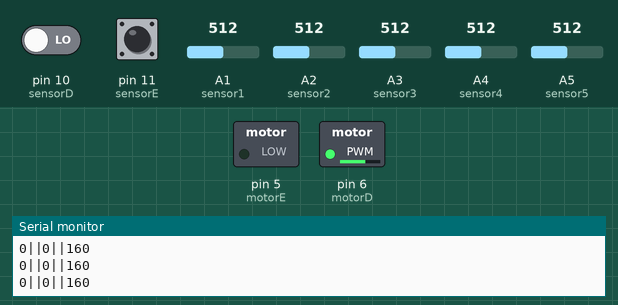
Recording of a sketch running on a simulated Arduino Uno, built with avr-gcc and run on an emulated ATmega328P. On the bench: switched loads named in the sketch (green lamp = pin HIGH), the last lines printed to the serial monitor. The inputs (shaded band) are chosen by the test bench; at power-on: A3 (sensor3) = 512, A4 (sensor4) = 512, pin 11 (sensorE) LOW, pin 10 (sensorD) LOW, A1 (sensor1) = 512, A2 (sensor2) = 512, A5 (sensor5) = 512.

Above: at 1.2 s.
1.3 s: A3 (sensor3) set to 487
At 1.6 s:
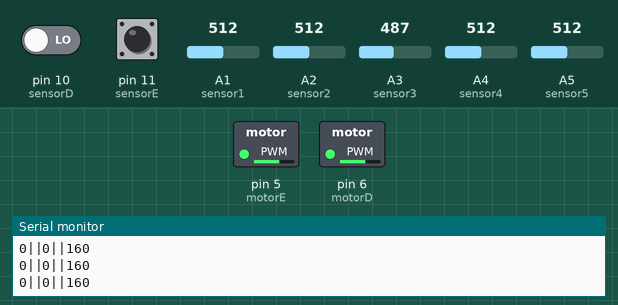
2.8 s: A4 (sensor4) set to 484
At 3.9 s:
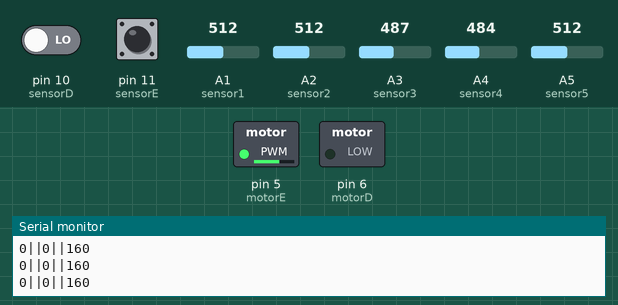
4.3 s: A4 (sensor4) set to 510
At 5.0 s:
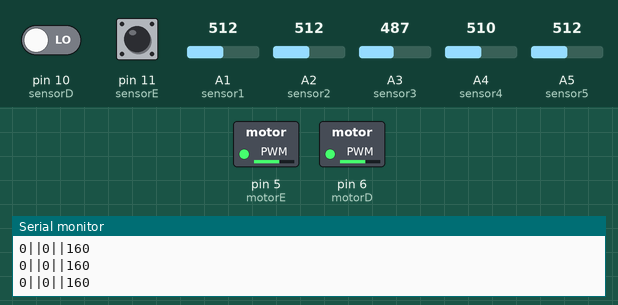
7.3 s: A4 (sensor4) set to 490
At 8.4 s:
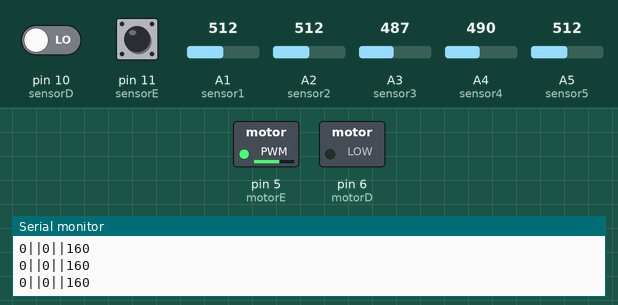
10.3 s: pin 11 (sensorE) pulsed HIGH 2 times (0.12 s each, 0.3 s apart)
At 11.3 s:
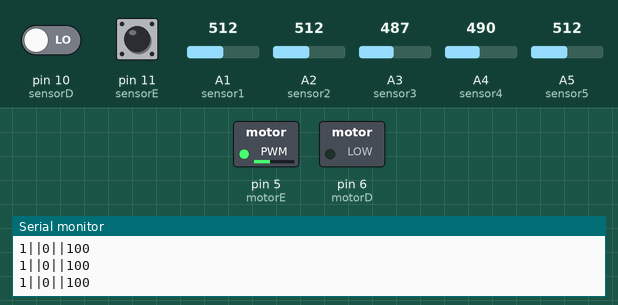
12.4 s: A4 (sensor4) set to 716
At 13.5 s:
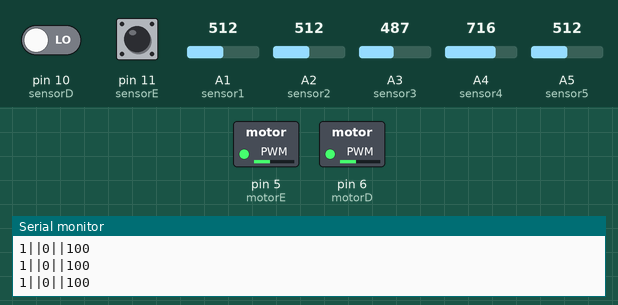
Timing chart, 0 to 14.9 s (numbered marks = the images above; inputs shaded):
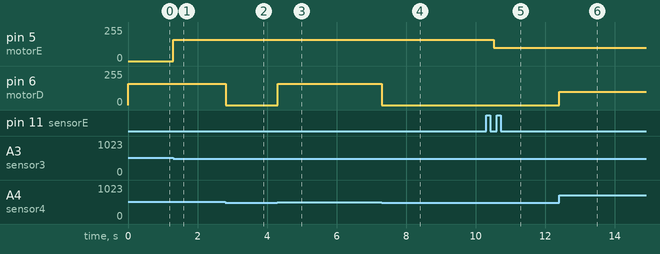

The sketch:

CODIGOFINALGRA_ASADEUS.ino
```cpp
    int velMax = 220;
  float velE = velMax;
  float velD = velMax;
  int s1 = 0;
  int s2 = 0;
  int s3 = 0;
  int s4 = 0;
  int s5 = 0;
  int sD = 0;
  int sE = 0;
  int parar = 0;
  float tempoA = 0;
  float tempo = 0;
  int gatilho = 0;
  float tempoAS = 0;
  float tempoS = 0;
  float tempoAC = 0;
  float tempoC = 0;
  int sensornaFx = 0;
  float KD = 18;
  float KP = 1.7;
  float K = 14;
  float KE = 2.38;
  int curva = 0;
  int parada = 0;
  int cruzamento = 0;

  #define motorD 6
  #define motorE 5
  #define sensorD 10
  #define sensorE 11
  #define sensor1 A1
  #define sensor2 A2
  #define sensor3 A3
  #define sensor4 A4
  #define sensor5 A5


void setup() {
pinMode(motorE,OUTPUT);
pinMode(motorD,OUTPUT);
pinMode(sensorD,INPUT);
pinMode(sensorE,INPUT);

Serial.begin(9600);
}

void loop() {

  s1 = analogRead(sensor1);
  s2 = analogRead(sensor2);
  s3 = analogRead(sensor3);
  s4 = analogRead(sensor4);
  s5 = analogRead(sensor5);
  sD = digitalRead(sensorD);
  sE = digitalRead(sensorE);


/// Millis funfando
if(s3 < 500){
  tempoA = millis();
  tempo = 0;

  }
if(s3 > 500){
tempo = ((millis() - tempoA)/745);
}
if (sD == 1 && cruzamento == 0) //
{
tempoAC = millis();
if (curva == 0){parada = 1;}
if (curva == 1){curva=0; cruzamento=1;}
}

tempoC = millis()-tempoAC;

if(sE == 1){
if(curva == 1 && cruzamento == 0)
{
curva = 0;
}
tempoAC = millis();
if (parada == 0){parada = 0;cruzamento = 1;}
if (parada == 0){curva=1;}
}

if(curva == 1 && cruzamento == 0)
{
// APLICA A CURVA AQUI
 KD = 18;
   KP = 2.8;
   K = 15;
   KE = 2.38;
   velMax = 100;
}
if(curva == 0)
{
 KD = 18;
   KP = 1.7;
   K = 13;
   KE = 1.20;
   velMax = 160;

  }
if(parada == 1 && cruzamento == 0 && tempoC > 500)
{
parar = 1;
}
if (tempoC > 80)
{
  cruzamento = 0;
  }


  ///Identificar qual sensor está ligado
  if(s1 < 500){
  sensornaFx = 6;
  }
  if(s2 < 500){
  sensornaFx = 8;
  }
  if(s3 < 500){
  sensornaFx = 10;
  }
  if(s4 < 500){
  sensornaFx = 12;
  }
  if(s5 < 500){
  sensornaFx = 14;
  }

//if (curva == 1){
//   KD = 18;
//   KP = 1.7;
//   K = 14;
//   KE = 2.38;
//   velMax = 150;
//  }
//if (curva == 0){
//  KD = 18;
//   KP = 1.7;
//   K = 14;
//   KE = 2.38;
//   velMax = 240;
//   }


  // CÁLCULO PD
  int erro = sensornaFx - 10;
  int ajuste = KP * (tempo) + KD * erro;
    erro = (KD * erro) * KE;
      float novavelD = velD - (K * ajuste);
      float novavelE = velE + (K * ajuste);
if (novavelD < 0){
    novavelD = 0;}
  if (novavelE < 0){
    novavelE = 0;}
  if (novavelD > velMax){
    novavelD = velMax;}
  if (novavelE > velMax){
    novavelE = velMax;}
    if (parar == 0)
    {
  analogWrite(motorE,novavelE);
  analogWrite(motorD,novavelD);
    }  if (parar == 1)
    {
  analogWrite(motorE,0);
  analogWrite(motorD,0);
    }
  Serial.print(curva);
    Serial.print("||");
      Serial.print(cruzamento);
        Serial.print("||");
          Serial.print(velMax);        Serial.println();


}
```

Measured:
- the behaviour switches between 500 and 499 on A3 (sensor3) (found by bisection; images 0 and 1)
- the behaviour switches between 500 and 499 on A4 (sensor4) (found by bisection; images 1 and 2)
- after the input at 1.3 s, pin 5 (motorE): 0/255 → 160/255 at once
- after the input at 2.8 s, pin 6 (motorD): 160/255 → 0/255 at once
- after the input at 4.3 s, pin 6 (motorD): 0/255 → 160/255 at once
- after the input at 7.3 s, pin 6 (motorD): 160/255 → 0/255 at once
- after the input at 10.3 s, pin 5 (motorE): 160/255 → 100/255 after 0.22 s
- after the input at 12.4 s, pin 6 (motorD): 0/255 → 100/255 at once
